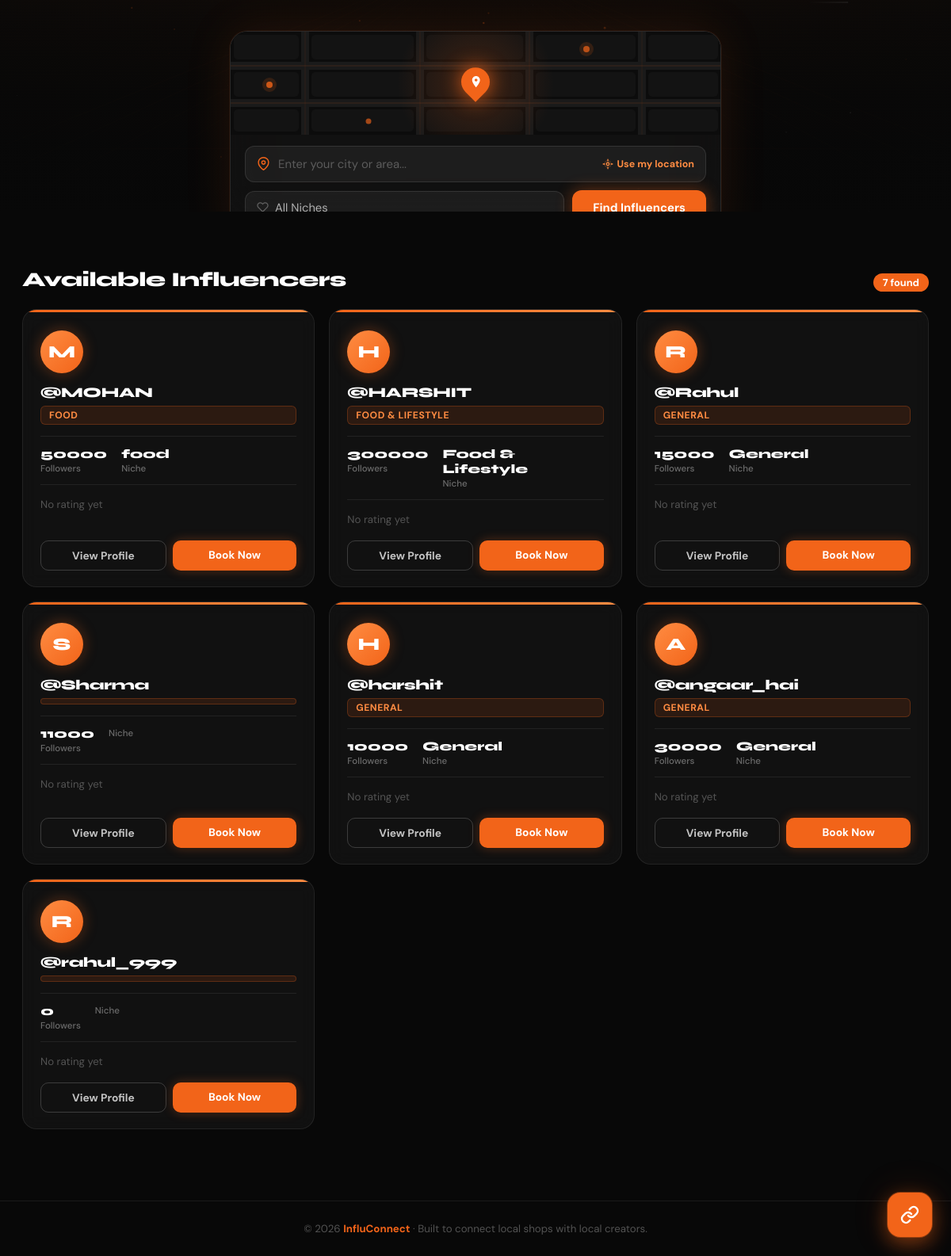
Before: / (lower part) with the older database file.
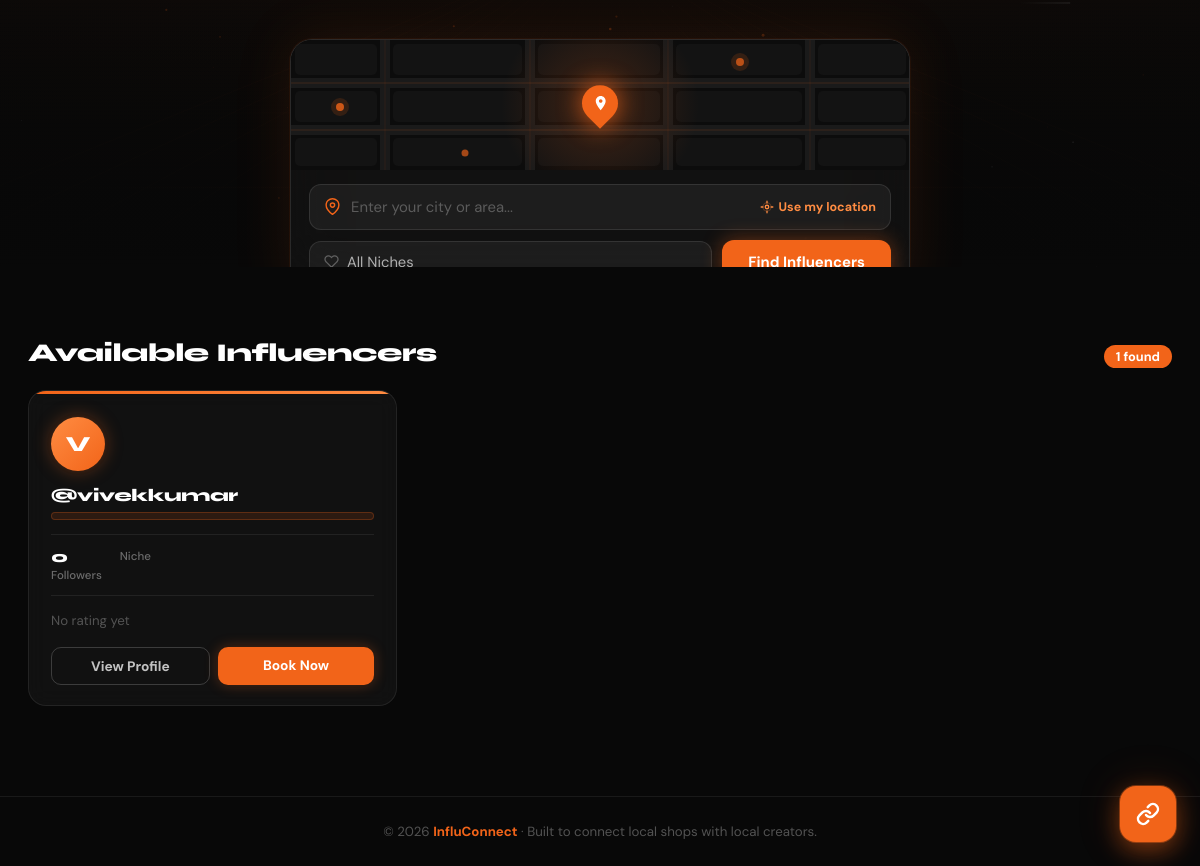
After: the same page with the newer database file.
### influencers/models.py (models this page shows, shortened)
class InfluencerProfile(models.Model):
    user = models.OneToOneField(settings.AUTH_USER_MODEL, on_delete=models.CASCADE)
    phone = models.CharField(max_length=20, blank=True, default='')
    date_of_birth = models.DateField(null=True, blank=True)
    photo = models.ImageField(upload_to='influencer_photos/', blank=True, null=True)
    profile_image = models.ImageField(upload_to='influencer_profiles/', null=True, blank=True)
    banner_image = models.ImageField(upload_to='influencer_banners/', null=True, blank=True)
    street = models.CharField(max_length=200, blank=True, default='')
    city = models.CharField(max_length=100, blank=True, default='')
    state = models.CharField(max_length=100, blank=True, default='')
    pincode = models.CharField(max_length=10, blank=True, default='')
    country = models.CharField(max_length=100, blank=True, default='India')
    bio = models.TextField(blank=True, default='')
    category = models.CharField(max_length=100, blank=True, default='')
    location = models.CharField(max_length=100, blank=True, default='')
    price_per_post = models.IntegerField(default=0)
    followers = models.IntegerField(default=0)
    instagram = models.URLField(blank=True, default='')
    youtube = models.URLField(blank=True, default='')
    twitter = models.URLField(blank=True, default='')

### accounts/models.py (models this page shows)
class CustomUser(AbstractUser):
    ROLE_CHOICES = (
        ('influencer', 'Influencer'),
        ('shopkeeper', 'Shopkeeper'),
    )
    role = models.CharField(max_length=20, choices=ROLE_CHOICES, default='')

### home/views.py (the view)
# urls.py: path('', views.home, name='home'),
def home(request):
    if request.user.is_authenticated:
        if hasattr(request.user, "role"):
            if request.user.role == "shopkeeper":
                return redirect("shopkeepers:shopkeeper_dashboard")
            elif request.user.role == "influencer":
                return redirect("influencers:dashboard")
    influencers = InfluencerProfile.objects.all()
    category = request.GET.get("category", "").strip()
    if category:
        influencers = influencers.filter(category=category)
    city = request.GET.get("city", "").strip()
    if city:
        influencers = influencers.filter(location__icontains=city)
    return render(request, "home/index.html", {"influencers": influencers})

### templates/home/index.html (shortened to what the changed rows need)
<!DOCTYPE html>
<html lang="en">
<head>
</head>
<body>
<div class="section-header">
  <h2>Available Influencers</h2>
  <span class="count-badge">{{ influencers|length }} found</span>
</div>
<div class="influencer-grid">
  {% for influencer in influencers %}
  <div class="card">
    <div class="card-avatar">{{ influencer.user.username|first|upper }}</div>
    <div class="card-username"><a href="#">@{{ influencer.user.username }}</a></div>
    <span class="card-category">{{ influencer.category }}</span>
    <div class="card-stats">
      <div class="stat">
        <span class="stat-value">{{ influencer.followers }}</span>
        <span class="stat-label">Followers</span>
      </div>
      <div class="stat">
        <span class="stat-value">{{ influencer.category }}</span>
        <span class="stat-label">Niche</span>
      </div>
    </div>
    <div class="card-rating">
      {% if influencer.rating %}
        <span class="stars">
          {% if influencer.rating >= 1 %}★{% else %}☆{% endif %}
          {% if influencer.rating >= 2 %}★{% else %}☆{% endif %}
          {% if influencer.rating >= 3 %}★{% else %}☆{% endif %}
          {% if influencer.rating >= 4 %}★{% else %}☆{% endif %}
          {% if influencer.rating >= 5 %}★{% else %}☆{% endif %}
        </span>
        <span class="rating-val">{{ influencer.rating }}/5</span>
      {% else %}
        <span class="rating-na">No rating yet</span>
      {% endif %}
    </div>
    <div class="card-actions">
      <a href="{% url 'influencers:influencer_detail' influencer.id %}" class="btn-outline">View Profile</a>
      <a href="{% url 'bookings:create_booking' influencer.id %}" class="btn-fill">Book Now</a>
    </div>
  </div>
  {% empty %}
  <div class="empty-state">
    <div class="empty-icon">🔍</div>
    <h3>No influencers found</h3>
    <p>Try changing your filters or check back later for new creators.</p>
  </div>
  {% endfor %}
</div>
</body>
</html>

Changed rows visible on the page:
removed InfluencerProfile: user.username|first "H", user.username "HARSHIT", category "FOOD & LIFESTYLE", followers "300000", category "Food & Lifestyle"
removed InfluencerProfile: user.username|first "R", user.username "Rahul", category "GENERAL", followers "15000", category "General"
removed InfluencerProfile: user.username|first "S", user.username "Sharma", followers "11000"
removed InfluencerProfile: user.username|first "H", user.username "harshit", category "GENERAL", followers "10000", category "General"
removed InfluencerProfile: user.username|first "A", user.username "angaar_hai", category "GENERAL", followers "30000", category "General"
removed InfluencerProfile: user.username|first "R", user.username "rahul_999", followers "0"
changed InfluencerProfile: user.username|first "M" → "V"; user.username "MOHAN" → "vivekkumar"; followers "50000" → "0"; category "FOOD" → (not shown); category "food" → (not shown)
Other visible differences:
{{ influencers|length }}: "7" → "1"
